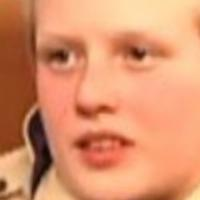
#> input picture raw_data/UTKFace/10_0_0_20170110225227587.jpg.chip.jpg, 200 x 200 px; its folder holds only this picture in this run
$ jupyter execute --allow-errors process.ipynb   (shell and % lines are left out)   (older library calls are emulated)
#> lines starting #> are read from the running program, lines starting #| are printed output that depends on the picture
### processed_data/GreyUTKFace/__init__.py
import os
import torch
from skimage import io, transform
import numpy as np
from torch.utils import data
import re

class Dataset(data.Dataset):
    """Face ages dataset."""

    width = 128
    height = 128
    channels = 1

    def __init__(self, train, sample=False):
        """
        Args:
            csv_file (string): Path to the csv file with annotations.
            transform (callable, optional): Optional transform to be applied
                on a sample.
        """
        self.root_dir = 'processed_data/GreyUTKFace/images/'
        self.train = train

        # Load all images into memory
        self.data = []
        files = os.listdir(self.root_dir)
        if sample:
            print("WARNING: Sample of 512 files is being taken.")
            files = files[:512]

        split_idx = int(len(files) * 0.8)
        self.subset = files[:split_idx] if self.train else files[split_idx:]

    def __len__(self):
        return len(self.subset)

    def __getitem__(self, idx):
        filename = self.subset[idx]
        age = self._parse_age(filename)
        img_name = os.path.join(self.root_dir, filename)
        img = self._read_data_from_disk(img_name)
        return img, np.array(age)

    # [42 lines left out: functions min_age, max_age, get_faces_of_age, _parse_age, _read_data_from_disk, not called in this run]

### process.ipynb
[cell 1]
import matplotlib.pyplot as plt
import numpy as np
import os

from processed_data import GreyUTKFace
from skimage import io
from skimage import transform

## Make Grey UTKFace Dataset

[cell 2]
input_path = 'raw_data/UTKFace/'

out_path = 'processed_data/GreyUTKFace/images/'
if not os.path.exists(out_path):
    os.makedirs(out_path)


for file in os.listdir(input_path):
    if '.jpg' not in file:
        continue
    img = io.imread(input_path + file, as_grey=True)
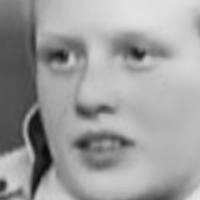
#> img: shape (200, 200) float64; min 0.0231, max 0.91, mean 0.621
    img = transform.resize(img, (128, 128))
#> img: shape (128, 128) float64
    io.imsave(out_path + file, img)

# Plot Age Histogram

[cell 3]
dataset = GreyUTKFace.Dataset(train=True)

[cell 4]
ages = [age for (img, age) in dataset]
#> ages = []
#> (the rest of this cell did not finish here and is left out)


$ run again, on raw_data/UTKFace/1_1_0_20161219221246503.jpg.chip.jpg
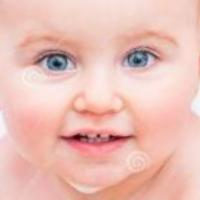
#> input picture raw_data/UTKFace/1_1_0_20161219221246503.jpg.chip.jpg, 200 x 200 px
#> `img = io.imread(input_path + file, as_grey=True)`:
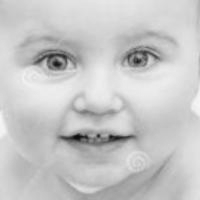
#> img: shape (200, 200) float64; min 0.0578, max 0.966, mean 0.782
#> ages = []

$ run again, on raw_data/UTKFace/1_1_1_20170109194553059.jpg.chip.jpg
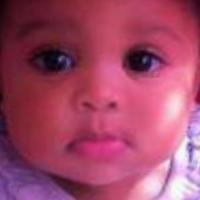
#> input picture raw_data/UTKFace/1_1_1_20170109194553059.jpg.chip.jpg, 200 x 200 px
#> `img = io.imread(input_path + file, as_grey=True)`:
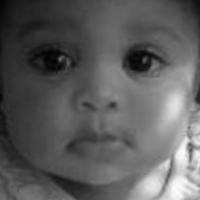
#> img: shape (200, 200) float64; min 0.0104, max 0.992, mean 0.365
#> ages = []

$ run again, on raw_data/UTKFace/1_1_2_20161219140638264.jpg.chip.jpg
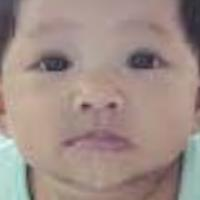
#> input picture raw_data/UTKFace/1_1_2_20161219140638264.jpg.chip.jpg, 200 x 200 px
#> `img = io.imread(input_path + file, as_grey=True)`:
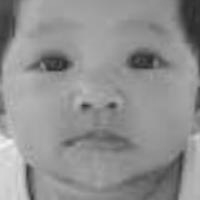
#> img: shape (200, 200) float64; min 0.163, max 0.944, mean 0.569
#> ages = []

$ run again, on raw_data/UTKFace/10_0_2_20170110224230094.jpg.chip.jpg
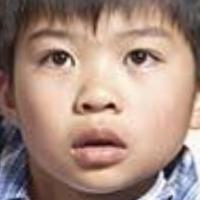
#> input picture raw_data/UTKFace/10_0_2_20170110224230094.jpg.chip.jpg, 200 x 200 px
#> `img = io.imread(input_path + file, as_grey=True)`:
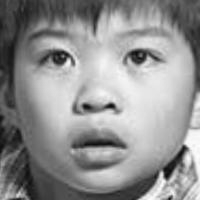
#> img: shape (200, 200) float64; min 0.0356, max 0.998, mean 0.567
#> `img = transform.resize(img, (128, 128))`:
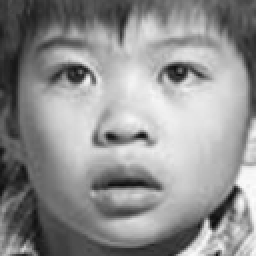
#> img: shape (128, 128) float64 (shown 2 times larger); min 0.0553, max 0.994, mean 0.567
#> ages = []
